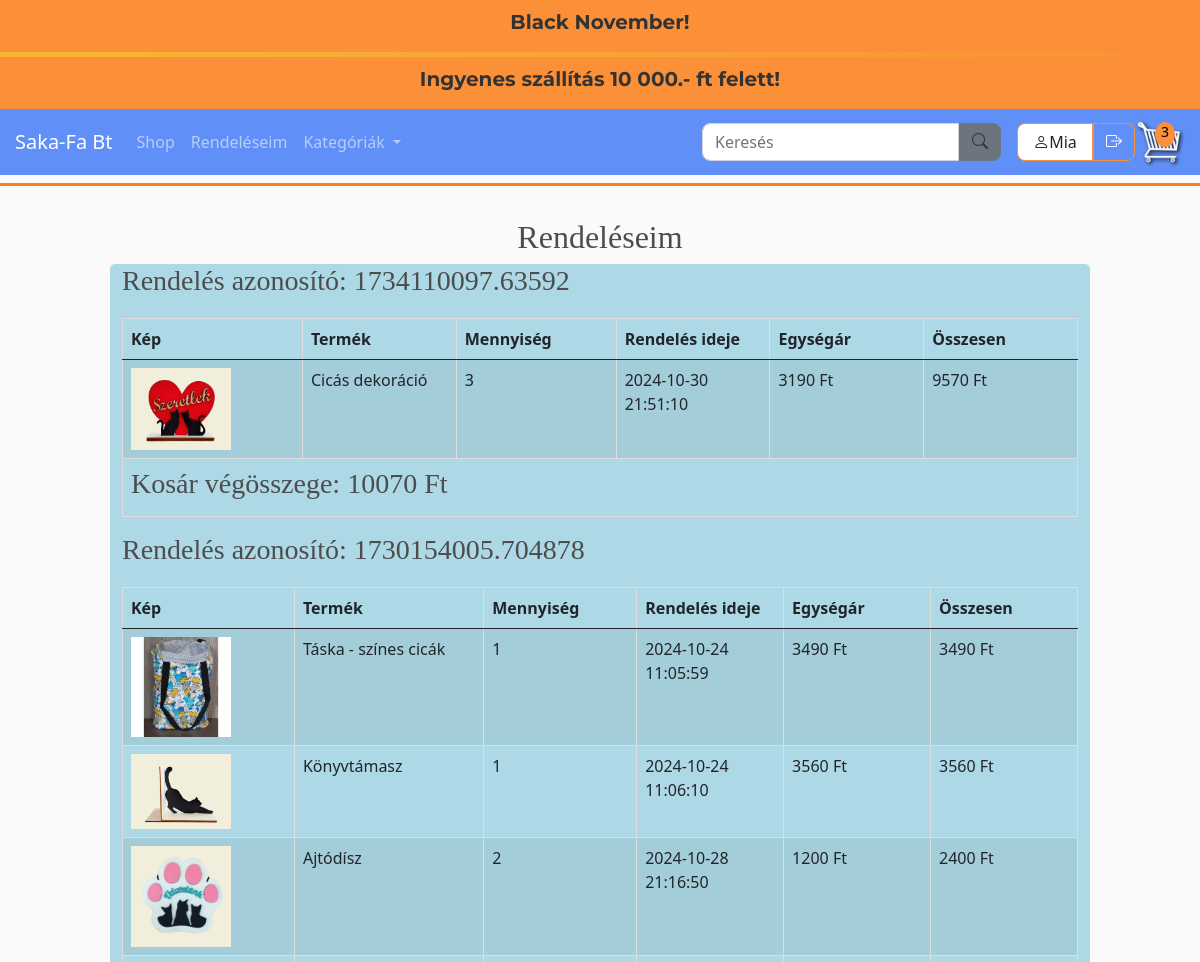
Before: /orders/ (signed in, upper part) with the older database file.
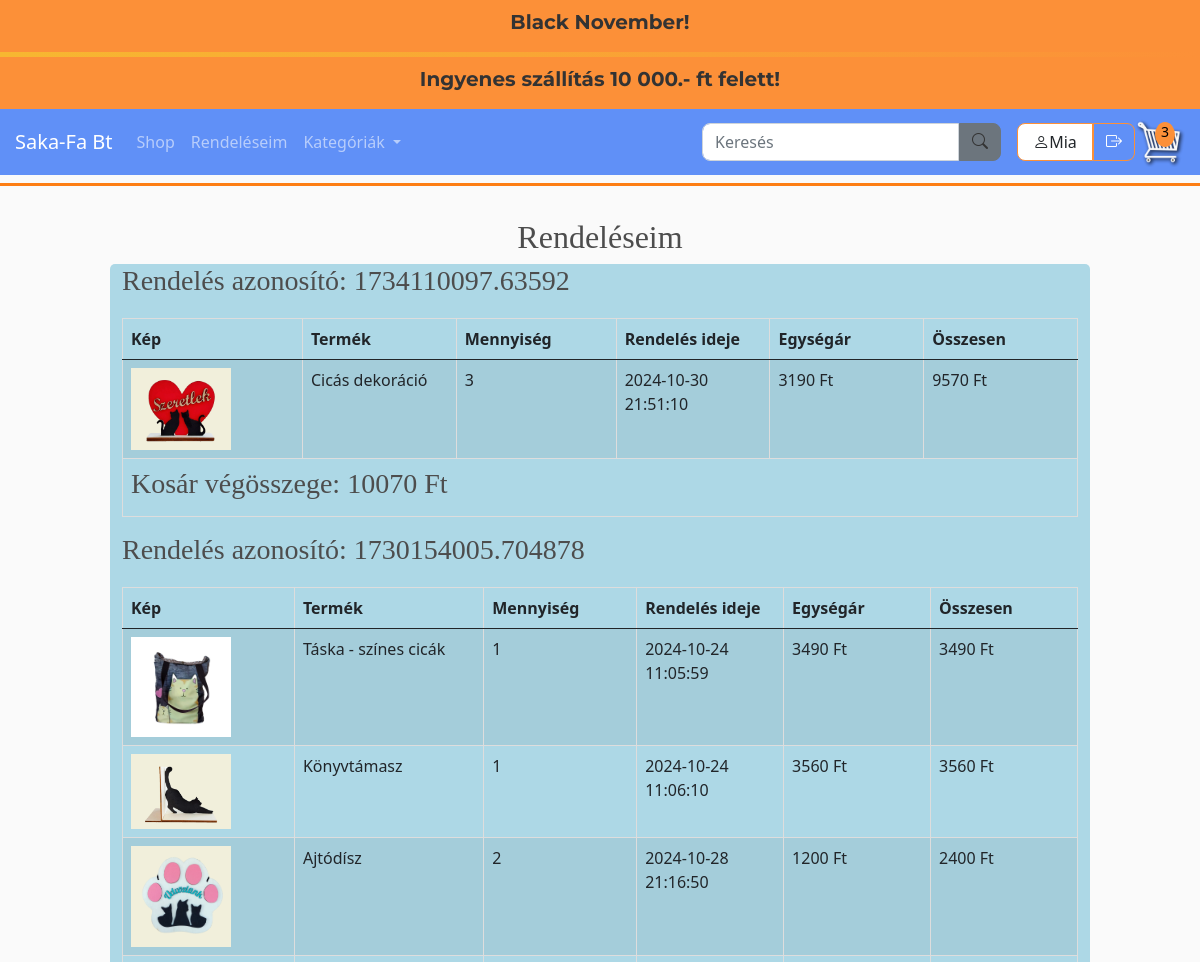
After: the same page with the newer database file.
### store/models.py (models this page shows, shortened)
class OrderItem(models.Model):
    product = models.ForeignKey(Product, on_delete=models.SET_NULL, null=True)
    order = models.ForeignKey(Order, on_delete=models.SET_NULL, null=True)
    quantity = models.IntegerField(default=0, null=True, blank=True)
    date_added = models.DateTimeField(auto_now_add=True)
    class Meta:
        verbose_name = "Rendelési tétel"
        verbose_name_plural = "Rendelési tételek"
    @property
    def get_total(self):
        if self.product and self.product.discounted_price is not None:
            return self.product.discounted_price * self.quantity  # Az akciós ár használata
        return self.product.price * self.quantity  # Ha nincs akciós ár, az alapár használata

class Product(models.Model):
    CATEGORY_CHOICES = [
        ('option1', 'FÁBÓL KÉSZÜLT'),
        ('option2', 'KÖTÖTT-HORGOLT'),
        ('option3', 'PÖTTYÖSCICA'),
        ('option4', 'TEXTIL'),
    ]
    name = models.CharField(max_length=200)
    price = models.FloatField()
    discount_percentage = models.FloatField(default=0)  # Kedvezmény százalék mező
    image = models.ImageField(null=True, blank=True)
    description = models.TextField(blank=True)
    category = models.CharField(max_length=10, choices=CATEGORY_CHOICES, default='option1')
    class Meta:
        verbose_name = "Termék"
        verbose_name_plural = "Termékek"
    @property
    def imageURL(self):
        try:
            url = self.image.url
        except:
            url = ''
        return url
    @property
    def discounted_price(self):
        if self.discount_percentage > 0:
            discount_amount = (self.discount_percentage / 100) * self.price
            return round(self.price - discount_amount, 2)
        return self.price

### store/views.py (the view)
# urls.py: path('orders/', views.order_list, name='order_list'),  # Rendelések listája
def order_list(request):
    if request.user.is_authenticated:
        customer = request.user.customer
        completed_orders = Order.objects.filter(customer=customer, complete=True).order_by('-date_order').prefetch_related('orderitem_set')
        cart_data = cartData(request)
        cart_items_count = cart_data['cartItems']
        cart_items = cart_data['items']
        order = cart_data['order']
        products = Product.objects.all()
        cart_total = cart_data['cart_total']  # Kosár végösszegének lekérése
        orders_by_transaction = {}
        for order in completed_orders:
            transaction_id = order.transaction_id
            if transaction_id not in orders_by_transaction:
                orders_by_transaction[transaction_id] = []
            orders_by_transaction[transaction_id].append(order)
            for order_item in order.orderitem_set.all():
                if order_item.product:  # Ellenőrizd, hogy a product nem None
                    order_item.total_price = order_item.product.price * order_item.quantity
                else:
                    order_item.total_price = 0  # Vagy más logika, ha a product nem található
        context = {
            'orders_by_transaction': orders_by_transaction,
            'cartItems': cart_items_count,
            'cart_items': cart_items,  # Az aktuális kosár tételei a kontextusban
            'order': order,
            'products': products,
            'items': cart_items,
            'cart_total' : cart_total,
        }
    else:
        context = {
            'message': 'Csak bejelentkezett felhasználóknak!',
            'cartItems': 0,
            'cart_items': []  # Üres kosár nem bejelentkezett felhasználóknál
        }
    return render(request, 'store/order_list.html', context)

### store/context_processors.py (called while the page is built)
def topbar_texts(request):
    return {
        'topbar_texts': TopBarText.objects.all()
    }

### store/models.py (called while the page is built)
    @property
    def get_cart_total(self):
        orderitems = self.orderitem_set.all()
        total = sum([item.get_total for item in orderitems])
        discount_amount = (self.discount_percentage / 100) * total
        total_after_discount = Decimal(total - discount_amount)
        shipping_cost = Decimal(self.shipping_cost)
        return total_after_discount + shipping_cost  # Kedvezménnyel csökkentett összeg + szállítási költség

    @property
    def get_cart_items(self):
        orderitems = self.orderitem_set.all()
        total = sum([item.quantity for item in orderitems])
        return total

### store/templates/store/order_list.html (shortened to what this page needs)
{% extends "store/main.html" %}
{% load static %}
{% block content %}
<h2 class="text-center">Rendeléseim</h2>
<div class="container">
    <div class="row justify-content-center">
        <div class="order col-12 col-md-10">
        {% if user.is_authenticated %}
            {% if orders_by_transaction %}
                {% for transaction_id, orders in orders_by_transaction.items %}
                    <h3>Rendelés azonosító: {{ transaction_id }}</h3>
                    <table class="table table-striped table-responsive">
                        <thead>
                            <tr>
                                <th>Kép</th>
                                <th>Termék</th>
                                <th>Mennyiség</th>
                                <th>Rendelés ideje</th>
                                <th>Egységár</th>
                                <th>Összesen</th>
                            </tr>
                        </thead>
                        <tbody>
                            {% for order in orders %}
                                {% for order_item in order.orderitem_set.all %}
                                <tr>
                                    <td><a href="{% url 'product_detail' order_item.product.id %}">
                                        <img src="{{ order_item.product.image.url }}" alt="{{ order_item.product.name }}">
                                    </a></td>
                                    <td>{{ order_item.product.name }}</td>
                                    <td>{{ order_item.quantity }}</td>
                                    <td>{{ order_item.date_added|date:"Y-m-d H:i:s" }}</td>
                                    <td>{{ order_item.product.price|floatformat:0 }} Ft</td>
                                    <td>{{ order_item.total_price|floatformat:0 }} Ft</td>
                                </tr>
                                {% endfor %}
                                <tr>
                                    <td colspan="6" class="text-right">
                                        <h3>Kosár végösszege: {{ order.get_cart_total|floatformat:0 }} Ft</h3>
                                    </td>
                                </tr>
                            {% endfor %}
                        </tbody>
                    </table>
                {% endfor %}
            {% else %}
                <p>Nincsenek leadott rendeléseid.</p>
            {% endif %}
        {% else %}
            <p>{{ message }}</p>
        {% endif %}
        </div>
    </div>
</div>
{% endblock content %}

Changed rows visible on the page:
changed through a linked row, OrderItem "Táska - színes cicák": product.image: a different picture
